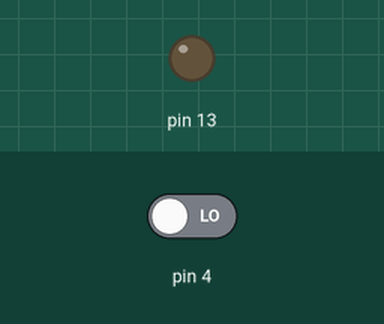
This sketch was run on a simulated Arduino Uno, built with avr-gcc and run on an emulated ATmega328P. Parts: output pins drawn as LEDs (lit = HIGH). The test bench sets the inputs (shaded band); at power-on: pin 4 LOW. What the sketch prints to the serial monitor is not drawn.

Above: at 1.3 s.
1.4 s: pin 4 driven HIGH
At 2.7 s:
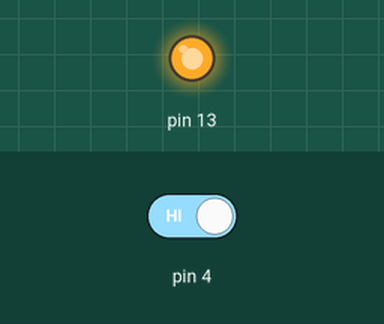
3.0 s: pin 4 driven LOW
At 4.1 s:
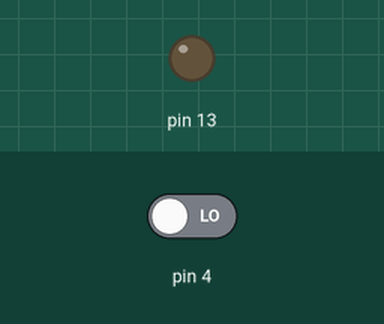
Timing chart, 0 to 6.0 s (numbered marks = the images above; inputs shaded):
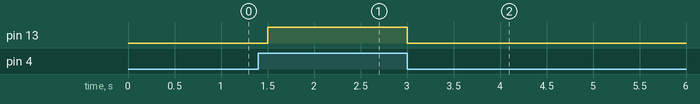

Measured:
- after the input at 1.4 s, pin 13: LOW → HIGH after 0.10 s
- after the input at 3.0 s, pin 13: HIGH → LOW at once

The sketch:

WaterFlow.ino
```cpp
int FlowCount;

void setup() {
  // put your setup code here, to run once:

  Serial.begin(9600);
  pinMode(4, INPUT);
  pinMode(13, OUTPUT);

}

void loop() {
  // put your main code here, to run repeatedly:

  FlowCount = digitalRead(4);

  Serial.println(FlowCount);
  Serial.print("Flow: ");

  if (digitalRead(4) == 1) {
    digitalWrite(13, HIGH);
  }

  else {
    digitalWrite(13, LOW);
  }

  FlowCount = FlowCount++;

  delay(500);

}

void Flow() {

  FlowCount++;

}
```
